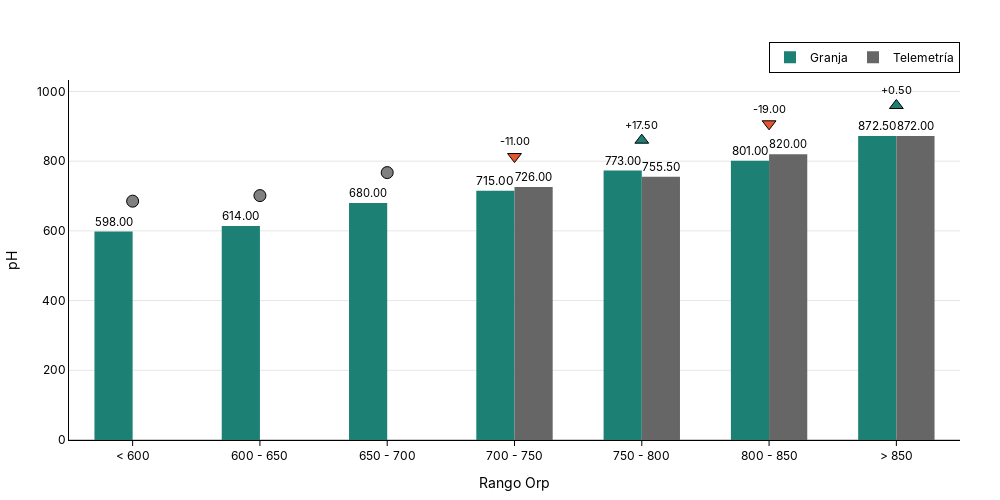

The cell this chart's notebook holds for it:
### Code cell
f_orp_rango = plot_bar(
    df=by_delta_orp,
    x_col='rango_orp',
    y_col='orp',
    group_col='categoria',
    cat_base='Telemetría',
    show_delta=True,
    hover_data_cols=['orp', 'measurements'],
    text_format='.2f',
    x_title='Rango Orp',
    y_title='pH',
    order_x=['< 600', '600 - 650', '650 - 700', '700 - 750', '750 - 800', '800 - 850', '> 850']
    
    

)
f_orp_rango.show()
s3.save_plotly_html(f_orp_rango, 'by_rango_orp.html')

### Figure 1 — Plotly figure (JSON) as saved in the notebook; plotly's stock layout.template omitted (floating-point values rounded to 4 significant figures)
{"data": [{"customdata": [["< 600", "Granja", "598.0", "1"], ["600 - 650", "Granja", "614.0", "7"], ["650 - 700", "Granja", "680.0", "1"], ["700 - 750", "Granja", "715.0", "4"], ["750 - 800", "Granja", "773.0", "5"], ["800 - 850", "Granja", "801.0", "1"], ["> 850", "Granja", "872.5", "2"]], "hovertemplate": "<b>rango_orp:</b> %{customdata[0]}<br><b>orp:</b> %{y:.2f}<br><b>categoria:</b> %{customdata[1]}<br><b>orp:</b> %{customdata[2]}<br><b>measurements:</b> %{customdata[3]}<extra></extra>", "marker": {"color": "#1C8074", "line": {"width": 0}}, "name": "Granja", "text": [598.0, 614.0, 680.0, 715.0, 773.0, 801.0, 872.5], "textposition": "outside", "texttemplate": "%{text:.2f}", "type": "bar", "x": ["< 600", "600 - 650", "650 - 700", "700 - 750", "750 - 800", "800 - 850", "> 850"], "y": [598.0, 614.0, 680.0, 715.0, 773.0, 801.0, 872.5]}, {"customdata": [["700 - 750", "Telemetría", "726.0", "4"], ["750 - 800", "Telemetría", "755.5", "6"], ["800 - 850", "Telemetría", "820.0", "3"], ["> 850", "Telemetría", "872.0", "8"]], "hovertemplate": "<b>rango_orp:</b> %{customdata[0]}<br><b>orp:</b> %{y:.2f}<br><b>categoria:</b> %{customdata[1]}<br><b>orp:</b> %{customdata[2]}<br><b>measurements:</b> %{customdata[3]}<extra></extra>", "marker": {"color": "#666666", "line": {"width": 0}}, "name": "Telemetría", "text": [726.0, 755.5, 820.0, 872.0], "textposition": "outside", "texttemplate": "%{text:.2f}", "type": "bar", "x": ["700 - 750", "750 - 800", "800 - 850", "> 850"], "y": [726.0, 755.5, 820.0, 872.0]}, {"hoverinfo": "skip", "marker": {"color": ["gray", "gray", "gray", "#E4572E", "#1C8074", "#E4572E", "#1C8074"], "line": {"color": "black", "width": 1}, "size": 12, "symbol": ["circle", "circle", "circle", "triangle-down", "triangle-up", "triangle-down", "triangle-up"]}, "mode": "markers+text", "showlegend": false, "text": ["", "", "", "-11.00", "+17.50", "-19.00", "+0.50"], "textfont": {"color": "black", "size": 11}, "textposition": "top center", "type": "scatter", "x": ["< 600", "600 - 650", "650 - 700", "700 - 750", "750 - 800", "800 - 850", "> 850"], "y": [685.2, 701.2, 767.2, 813.2, 860.2, 907.2, 959.8]}], "layout": {"bargap": 0.4, "barmode": "group", "font": {"color": "black", "family": "Inter, Arial, sans-serif"}, "height": 500, "hoverlabel": {"bgcolor": "white", "bordercolor": "black", "font": {"color": "black"}}, "legend": {"bgcolor": "rgba(255,255,255,0.8)", "bordercolor": "black", "borderwidth": 1, "font": {"color": "black"}, "orientation": "h", "title": {"text": ""}, "x": 1, "xanchor": "right", "y": 1.02, "yanchor": "bottom"}, "margin": {"b": 40, "l": 40, "r": 40, "t": 80}, "paper_bgcolor": "rgba(0,0,0,0)", "plot_bgcolor": "rgba(0,0,0,0)", "title": {"font": {"color": "black"}, "text": "<b><b>", "x": 0.5, "xanchor": "center", "y": 0.95, "yanchor": "top"}, "width": 1000, "xaxis": {"categoryarray": ["< 600", "600 - 650", "650 - 700", "700 - 750", "750 - 800", "800 - 850", "> 850"], "categoryorder": "array", "linecolor": "black", "linewidth": 1, "showline": true, "tickcolor": "black", "tickfont": {"color": "black"}, "ticks": "outside", "title": {"font": {"color": "black"}, "text": "Rango Orp"}}, "yaxis": {"gridcolor": "rgba(0,0,0,0.1)", "linecolor": "black", "linewidth": 1, "showgrid": true, "showline": true, "tickfont": {"color": "black"}, "title": {"font": {"color": "black"}, "text": "pH"}, "zeroline": true, "zerolinecolor": "rgba(0,0,0,0.2)"}}}
